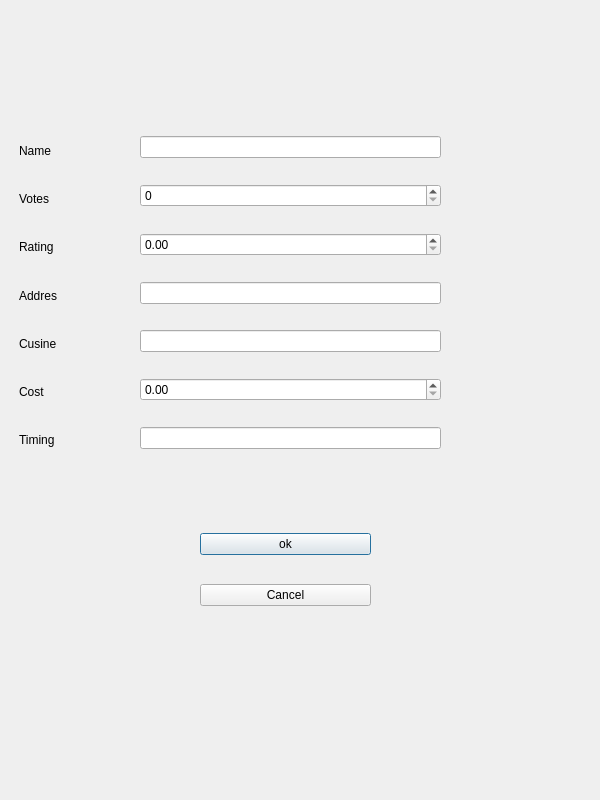
<?xml version="1.0" encoding="UTF-8"?>
<ui version="4.0">
 <class>AddRowDialog</class>
 <widget class="QDialog" name="AddRowDialog">
  <property name="geometry">
   <rect>
    <x>0</x>
    <y>0</y>
    <width>600</width>
    <height>800</height>
   </rect>
  </property>
  <property name="windowTitle">
   <string>Dialog</string>
  </property>
  <widget class="QWidget" name="layoutWidget">
   <property name="geometry">
    <rect>
     <x>140</x>
     <y>110</y>
     <width>301</width>
     <height>371</height>
    </rect>
   </property>
   <layout class="QVBoxLayout" name="verticalLayout_2" stretch="0,0,0,0,0,0,0">
    <property name="spacing">
     <number>0</number>
    </property>
    <item>
     <widget class="QLineEdit" name="NameLineEdit"/>
    </item>
    <item>
     <widget class="QSpinBox" name="VotesSpinBox">
      <property name="maximum">
       <number>10000000</number>
      </property>
     </widget>
    </item>
    <item>
     <widget class="QDoubleSpinBox" name="RatingDoubleSpinBox">
      <property name="maximum">
       <double>5.000000000000000</double>
      </property>
     </widget>
    </item>
    <item>
     <widget class="QLineEdit" name="AddresLineEdit"/>
    </item>
    <item>
     <widget class="QLineEdit" name="CusineLineEdit"/>
    </item>
    <item>
     <widget class="QDoubleSpinBox" name="CostDoubleSpinBox">
      <property name="maximum">
       <double>10000000.000000000000000</double>
      </property>
     </widget>
    </item>
    <item>
     <widget class="QLineEdit" name="TimingLineEdit"/>
    </item>
   </layout>
  </widget>
  <widget class="QWidget" name="layoutWidget">
   <property name="geometry">
    <rect>
     <x>200</x>
     <y>510</y>
     <width>171</width>
     <height>121</height>
    </rect>
   </property>
   <layout class="QVBoxLayout" name="verticalLayout_3">
    <item>
     <widget class="QPushButton" name="okButton">
      <property name="text">
       <string>ok</string>
      </property>
     </widget>
    </item>
    <item>
     <widget class="QPushButton" name="cancelButton">
      <property name="text">
       <string>Cancel</string>
      </property>
     </widget>
    </item>
   </layout>
  </widget>
  <widget class="QWidget" name="layoutWidget">
   <property name="geometry">
    <rect>
     <x>19</x>
     <y>130</y>
     <width>101</width>
     <height>331</height>
    </rect>
   </property>
   <layout class="QVBoxLayout" name="verticalLayout_4">
    <item>
     <widget class="QLabel" name="label">
      <property name="text">
       <string>Name</string>
      </property>
     </widget>
    </item>
    <item>
     <widget class="QLabel" name="label_2">
      <property name="text">
       <string>Votes</string>
      </property>
     </widget>
    </item>
    <item>
     <widget class="QLabel" name="label_3">
      <property name="text">
       <string>Rating</string>
      </property>
     </widget>
    </item>
    <item>
     <widget class="QLabel" name="label_4">
      <property name="text">
       <string>Addres</string>
      </property>
     </widget>
    </item>
    <item>
     <widget class="QLabel" name="label_5">
      <property name="text">
       <string>Cusine</string>
      </property>
     </widget>
    </item>
    <item>
     <widget class="QLabel" name="label_6">
      <property name="text">
       <string>Cost</string>
      </property>
     </widget>
    </item>
    <item>
     <widget class="QLabel" name="label_7">
      <property name="text">
       <string>Timing</string>
      </property>
     </widget>
    </item>
   </layout>
  </widget>
 </widget>
 <resources/>
 <connections/>
</ui>
